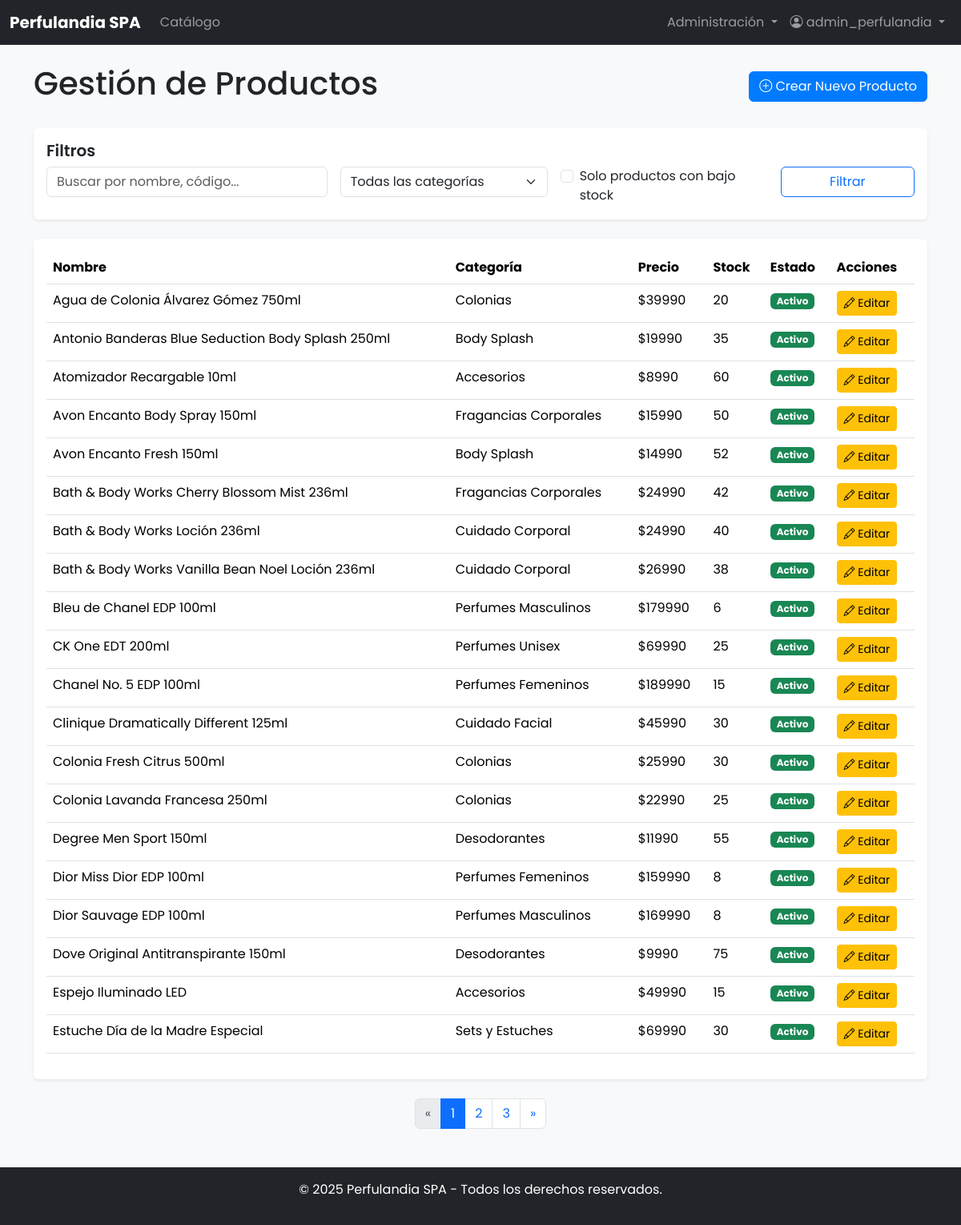
Screenshot of /inventario/productos/ (signed in) with the database file from the repository.
### usuarios/models.py (models this page shows, shortened)
class Usuario(AbstractUser):
    ROLES = (
        ('admin', 'Administrador'),
        ('gerente', 'Gerente'),
        ('vendedor', 'Vendedor'),
        ('cliente', 'Cliente'),
    )
    rol = models.CharField(max_length=20, choices=ROLES, default='cliente')
    telefono = models.CharField(max_length=20, blank=True, null=True)
    direccion = models.TextField(blank=True, null=True)
    rut = models.CharField(max_length=12, unique=True, null=True, blank=True)
    sucursal = models.CharField(max_length=100, blank=True)
    fecha_creacion = models.DateTimeField(auto_now_add=True)
    activo = models.BooleanField(default=True)
    class Meta:
        verbose_name = 'Usuario'
        verbose_name_plural = 'Usuarios'

### inventario/models.py (models this page shows, shortened)
class Producto(models.Model):
    id = models.UUIDField(primary_key=True, default=uuid.uuid4, editable=False)
    codigo = models.CharField(max_length=50, unique=True)
    nombre = models.CharField(max_length=200)
    descripcion = models.TextField(blank=True)
    categoria = models.ForeignKey(Categoria, on_delete=models.CASCADE, related_name='productos')
    precio = models.DecimalField(max_digits=10, decimal_places=2, validators=[MinValueValidator(0)])
    stock = models.PositiveIntegerField(default=0)
    stock_minimo = models.PositiveIntegerField(default=5)
    imagen = models.ImageField(upload_to='productos/', blank=True, null=True)
    activo = models.BooleanField(default=True)
    fecha_creacion = models.DateTimeField(auto_now_add=True)
    fecha_actualizacion = models.DateTimeField(auto_now=True)
    class Meta:
        verbose_name = 'Producto'
        verbose_name_plural = 'Productos'
        ordering = ['nombre']

class Categoria(models.Model):
    id = models.UUIDField(primary_key=True, default=uuid.uuid4, editable=False)
    nombre = models.CharField(max_length=100, unique=True)
    descripcion = models.TextField(blank=True)
    activa = models.BooleanField(default=True)
    fecha_creacion = models.DateTimeField(auto_now_add=True)
    class Meta:
        verbose_name = 'Categoría'
        verbose_name_plural = 'Categorías'

### inventario/views.py (the view)
# urls.py: path('productos/', views.ProductosListView.as_view(), name='productos'),
class ProductosListView(RolRequeridoMixin, ListView):
    model = Producto
    template_name = 'inventario/productos_list.html'
    context_object_name = 'productos'
    roles_permitidos = ['gerente', 'admin', 'vendedor']
    paginate_by = 20
    def get_queryset(self):
        queryset = Producto.objects.all().order_by('nombre')
        busqueda = self.request.GET.get('busqueda')
        if busqueda:
            queryset = queryset.filter(
                Q(nombre__icontains=busqueda) |
                Q(codigo__icontains=busqueda) |
                Q(descripcion__icontains=busqueda)
            )
        categoria_id = self.request.GET.get('categoria')
        if categoria_id:
            queryset = queryset.filter(categoria_id=categoria_id)
        if self.request.GET.get('bajo_stock'):
            queryset = queryset.filter(stock__lte=F('stock_minimo'))
        return queryset
    def get_context_data(self, **kwargs):
        context = super().get_context_data(**kwargs)
        context['categorias'] = Categoria.objects.filter(activa=True)
        context['productos_bajo_stock'] = Producto.objects.filter(
            stock__lte=F('stock_minimo')
        ).count()
        return context

### core/permissions.py (called while the page is built)
    def dispatch(self, request, *args, **kwargs):
        if not request.user.is_authenticated:
            return self.handle_no_permission()
        if self.roles_permitidos and request.user.rol not in self.roles_permitidos:
            raise PermissionDenied("No tienes permisos para acceder a esta página.")
        return super().dispatch(request, *args, **kwargs)

### templates/inventario/productos_list.html (shortened to what this page needs)
{% extends 'base.html' %}
{% block content %}
<div class="d-flex justify-content-between align-items-center mb-4">
    <h1>Gestión de Productos</h1>
    <a href="{% url 'inventario:producto_crear' %}" class="btn btn-primary">
        <i class="bi bi-plus-circle"></i> Crear Nuevo Producto
    </a>
</div>
<div class="card shadow-sm mb-4">
    <div class="card-body">
        <h5 class="card-title">Filtros</h5>
        <form method="get" class="row g-3">
            <div class="col-md-4">
                <input type="text" name="busqueda" class="form-control" placeholder="Buscar por nombre, código..." value="{{ request.GET.busqueda|default:'' }}">
            </div>
            <div class="col-md-3">
                <select name="categoria" class="form-select">
                    <option value="">Todas las categorías</option>
                </select>
            </div>
            <div class="col-md-3">
                <div class="form-check">
                    <input class="form-check-input" type="checkbox" name="bajo_stock" id="bajo_stock" {% if request.GET.bajo_stock %}checked{% endif %}>
                    <label class="form-check-label" for="bajo_stock">
                        Solo productos con bajo stock
                    </label>
                </div>
            </div>
            <div class="col-md-2">
                <button type="submit" class="btn btn-outline-primary w-100">Filtrar</button>
            </div>
        </form>
    </div>
</div>
<div class="card shadow-sm">
    <div class="card-body">
        <table class="table table-hover">
            <thead>
                <tr>
                    <th>Nombre</th>
                    <th>Categoría</th>
                    <th>Precio</th>
                    <th>Stock</th>
                    <th>Estado</th>
                    <th>Acciones</th>
                </tr>
            </thead>
            <tbody>
                {% for producto in productos %}
                <tr>
                    <td>{{ producto.nombre }}</td>
                    <td>{{ producto.categoria.nombre }}</td>
                    <td>${{ producto.precio|floatformat:0 }}</td>
                    <td>{{ producto.stock }}</td>
                    <td>
                        {% if producto.activo %}
                            <span class="badge bg-success">Activo</span>
                        {% else %}
                            <span class="badge bg-danger">Inactivo</span>
                        {% endif %}
                    </td>
                    <td>
                        <a href="{% url 'inventario:producto_editar' producto.pk %}" class="btn btn-sm btn-warning">
                            <i class="bi bi-pencil"></i> Editar
                        </a>
                    </td>
                </tr>
                {% empty %}
                <tr>
                    <td colspan="6" class="text-center">No se encontraron productos.</td>
                </tr>
                {% endfor %}
            </tbody>
        </table>
    </div>
</div>
{% if is_paginated %}
    <nav class="mt-4">
        <ul class="pagination justify-content-center">
            {% if page_obj.has_previous %}
                <li class="page-item"><a class="page-link" href="?page={{ page_obj.previous_page_number }}{{ request.GET.urlencode | cut:'page=' }}">&laquo;</a></li>
            {% else %}
                <li class="page-item disabled"><a class="page-link" href="#">&laquo;</a></li>
            {% endif %}
            {% for i in paginator.page_range %}
                <li class="page-item {% if page_obj.number == i %}active{% endif %}">
                    <a class="page-link" href="?page={{ i }}{{ request.GET.urlencode | cut:'page=' }}">{{ i }}</a>
                </li>
            {% endfor %}
            {% if page_obj.has_next %}
                <li class="page-item"><a class="page-link" href="?page={{ page_obj.next_page_number }}{{ request.GET.urlencode | cut:'page=' }}">&raquo;</a></li>
            {% else %}
                <li class="page-item disabled"><a class="page-link" href="#">&raquo;</a></li>
            {% endif %}
        </ul>
    </nav>
{% endif %}
{% endblock %}

### templates/base.html (shortened to what this page needs)
{% load static %}
<!DOCTYPE html>
<html lang="es">
<head>
    <link href="https://cdn.jsdelivr.net/npm/bootstrap@5.3.3/dist/css/bootstrap.min.css" rel="stylesheet">
    <link rel="stylesheet" href="https://cdn.jsdelivr.net/npm/bootstrap-icons@1.11.3/font/bootstrap-icons.min.css">
    <link rel="stylesheet" href="{% static 'css/custom.css' %}">
</head>
<body>
    <nav class="navbar navbar-expand-lg navbar-dark bg-dark">
        <div class="container-fluid">
            <a class="navbar-brand" href="{% url 'home' %}">Perfulandia SPA</a>
            <div class="collapse navbar-collapse" id="navbarSupportedContent">
                <ul class="navbar-nav me-auto mb-2 mb-lg-0">
                    <li class="nav-item">
                        <a class="nav-link" href="{% url 'clientes:catalogo' %}">Catálogo</a>
                    </li>
                </ul>
                <ul class="navbar-nav ms-auto mb-2 mb-lg-0">
                    {% if user.is_authenticated %}
                        {% if user.rol in 'admin,gerente,vendedor' %}
                            <li class="nav-item dropdown">
                                <a class="nav-link dropdown-toggle" href="#" id="adminMenu" role="button" data-bs-toggle="dropdown" aria-expanded="false">
                                    Administración
                                </a>
                            </li>
                        {% endif %}
                        <li class="nav-item dropdown">
                            <a class="nav-link dropdown-toggle" href="#" id="navbarDropdown" role="button" data-bs-toggle="dropdown" aria-expanded="false">
                                <i class="bi bi-person-circle"></i> {{ user.username }}
                            </a>
                        </li>
                    {% endif %}
                </ul>
            </div>
        </div>
    </nav>
    <main class="container mt-4">
        {% block content %}{% endblock %}
    </main>
    <footer class="bg-dark text-white text-center p-3 mt-5">
        <p>&copy; {% now "Y" %} Perfulandia SPA - Todos los derechos reservados.</p>
    </footer>
</body>
</html>

### static/css/custom.css (style rules this page uses)
body { font-family: 'Poppins', sans-serif; background-color: #f8f9fa; }
.navbar-brand { font-weight: 700; }
.card { border: none; transition: transform 0.3s ease, box-shadow 0.3s ease; }
.card-title { font-weight: 600; }
.btn-primary { background-color: #007bff; border-color: #007bff; transition: background-color 0.2s ease; }

### rows the page displays
Usuario: username "admin_perfulandia"
Producto: nombre "Agua de Colonia Álvarez Gómez 750ml", categoria.nombre "Colonias", precio "39990", stock "20", activo "Activo"
Producto: nombre "Antonio Banderas Blue Seduction Body Splash 250ml", categoria.nombre "Body Splash", precio "19990", stock "35", activo "Activo"
Producto: nombre "Atomizador Recargable 10ml", categoria.nombre "Accesorios", precio "8990", stock "60", activo "Activo"
Producto: nombre "Avon Encanto Body Spray 150ml", categoria.nombre "Fragancias Corporales", precio "15990", stock "50", activo "Activo"
Producto: nombre "Avon Encanto Fresh 150ml", categoria.nombre "Body Splash", precio "14990", stock "52", activo "Activo"
Producto: nombre "Bath & Body Works Cherry Blossom Mist 236ml", categoria.nombre "Fragancias Corporales", precio "24990", stock "42", activo "Activo"
Producto: nombre "Bath & Body Works Loción 236ml", categoria.nombre "Cuidado Corporal", precio "24990", stock "40", activo "Activo"
Producto: nombre "Bath & Body Works Vanilla Bean Noel Loción 236ml", categoria.nombre "Cuidado Corporal", precio "26990", stock "38", activo "Activo"
Producto: nombre "Bleu de Chanel EDP 100ml", categoria.nombre "Perfumes Masculinos", precio "179990", stock "6", activo "Activo"
Producto: nombre "CK One EDT 200ml", categoria.nombre "Perfumes Unisex", precio "69990", stock "25", activo "Activo"
Producto: nombre "Chanel No. 5 EDP 100ml", categoria.nombre "Perfumes Femeninos", precio "189990", stock "15", activo "Activo"
Producto: nombre "Clinique Dramatically Different 125ml", categoria.nombre "Cuidado Facial", precio "45990", stock "30", activo "Activo"
Producto: nombre "Colonia Fresh Citrus 500ml", categoria.nombre "Colonias", precio "25990", stock "30", activo "Activo"
Producto: nombre "Colonia Lavanda Francesa 250ml", categoria.nombre "Colonias", precio "22990", stock "25", activo "Activo"
Producto: nombre "Degree Men Sport 150ml", categoria.nombre "Desodorantes", precio "11990", stock "55", activo "Activo"
Producto: nombre "Dior Miss Dior EDP 100ml", categoria.nombre "Perfumes Femeninos", precio "159990", stock "8", activo "Activo"
Producto: nombre "Dior Sauvage EDP 100ml", categoria.nombre "Perfumes Masculinos", precio "169990", stock "8", activo "Activo"
Producto: nombre "Dove Original Antitranspirante 150ml", categoria.nombre "Desodorantes", precio "9990", stock "75", activo "Activo"
Producto: nombre "Espejo Iluminado LED", categoria.nombre "Accesorios", precio "49990", stock "15", activo "Activo"
Producto: nombre "Estuche Día de la Madre Especial", categoria.nombre "Sets y Estuches", precio "69990", stock "30", activo "Activo"

### other values shown
{{ i }} "1" "2" "3"
